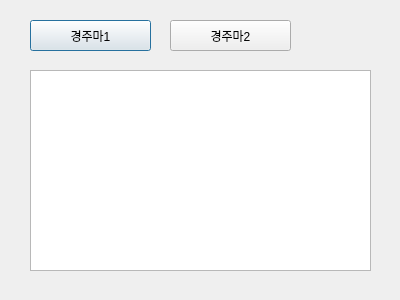
<?xml version="1.0" encoding="UTF-8"?>
<ui version="4.0">
 <class>Dialog</class>
 <widget class="QDialog" name="Dialog">
  <property name="geometry">
   <rect>
    <x>0</x>
    <y>0</y>
    <width>400</width>
    <height>300</height>
   </rect>
  </property>
  <property name="windowTitle">
   <string>Dialog</string>
  </property>
  <widget class="QPushButton" name="runButton1">
   <property name="geometry">
    <rect>
     <x>30</x>
     <y>20</y>
     <width>121</width>
     <height>31</height>
    </rect>
   </property>
   <property name="text">
    <string>경주마1</string>
   </property>
  </widget>
  <widget class="QTextBrowser" name="textBrowser">
   <property name="geometry">
    <rect>
     <x>30</x>
     <y>70</y>
     <width>341</width>
     <height>201</height>
    </rect>
   </property>
  </widget>
  <widget class="QPushButton" name="runButton2">
   <property name="geometry">
    <rect>
     <x>170</x>
     <y>20</y>
     <width>121</width>
     <height>31</height>
    </rect>
   </property>
   <property name="text">
    <string>경주마2</string>
   </property>
  </widget>
 </widget>
 <resources/>
 <connections/>
</ui>
